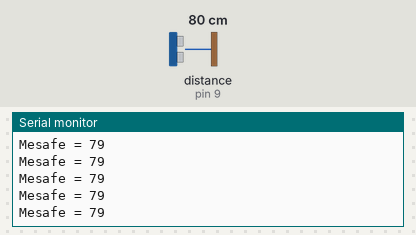
Simulated run of this sketch. Board: Arduino Uno, built with avr-gcc and run on an emulated ATmega328P. Parts: the last lines printed to the serial monitor. Wiring (inferred from the names in the program): ultrasonic range finder: trigger pin 8; echo pin 9. Inputs (shaded band) come from the test bench; at power-on: distance to the obstacle (sensor on pin 9) 80 cm. The echo pulse lasts 58.3 µs per cm.

Above: at 1.2 s.
1.3 s: distance to the obstacle (sensor on pin 9) set to 120 cm
At 2.0 s:
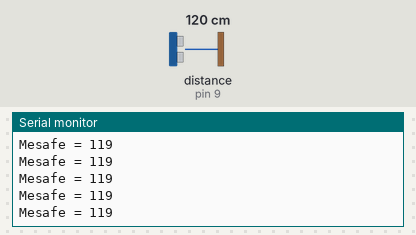
4.3 s: distance to the obstacle (sensor on pin 9) set to 250 cm
At 5.0 s:
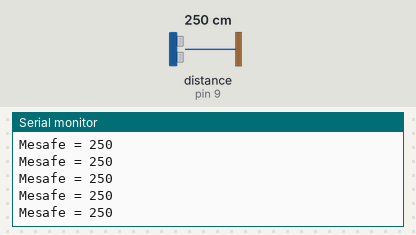
7.3 s: distance to the obstacle (sensor on pin 9) set to 2 cm
At 7.8 s:
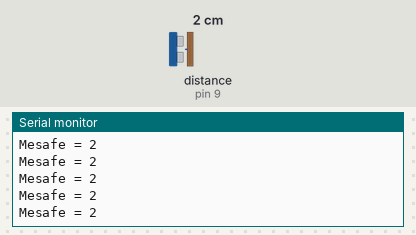
10.3 s: distance to the obstacle (sensor on pin 9) set to 299 cm
At 10.9 s:
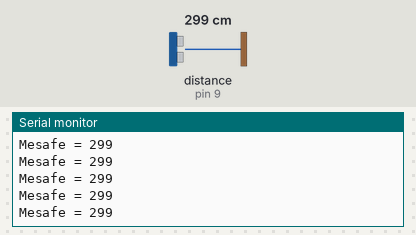
Timing chart, 0 to 13.3 s (numbered marks = the images above; inputs shaded):
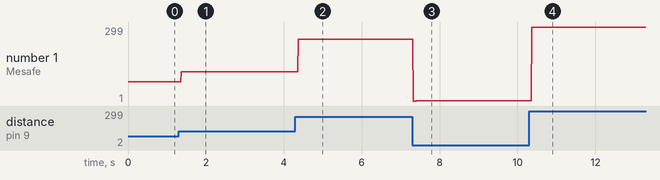

Measured:
- after the input at 1.3 s, the serial monitor: prints a new line after 0.07 s (image 1)
- after the input at 4.3 s, the serial monitor: prints a new line after 0.07 s (image 2)
- after the input at 7.3 s, the serial monitor: prints a new line at once (image 3)
- after the input at 10.3 s, the serial monitor: prints a new line after 0.07 s (image 4)
- plotted number 1: 79 → 119 after the input at 1.3 s, 119 → 250 after the input at 4.3 s, 250 → 2 after the input at 7.3 s, 2 → 299 after the input at 10.3 s

The sketch:

sketch_jun10b.ino
```cpp
const int trigger_pin = 8;
const int echo_pin = 9;

int sure;
int mesafe;

void setup() {
  pinMode(trigger_pin, OUTPUT);
  pinMode(echo_pin, INPUT);

  Serial.begin(9600);
}

void loop() {
  digitalWrite(trigger_pin, HIGH);
  delayMicroseconds(1000);
  digitalWrite(trigger_pin, LOW);
  sure = pulseIn(echo_pin, HIGH);
  mesafe = (sure/2) / 29.1;

  Serial.print("Mesafe = ");
  Serial.println(mesafe);

}
```
